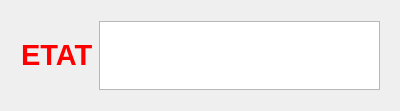
<?xml version="1.0" encoding="UTF-8"?>
<ui version="4.0">
 <class>Dialog</class>
 <widget class="QDialog" name="Dialog">
  <property name="geometry">
   <rect>
    <x>0</x>
    <y>0</y>
    <width>400</width>
    <height>111</height>
   </rect>
  </property>
  <property name="windowTitle">
   <string>Dialog</string>
  </property>
  <widget class="QWidget" name="layoutWidget">
   <property name="geometry">
    <rect>
     <x>10</x>
     <y>10</y>
     <width>381</width>
     <height>91</height>
    </rect>
   </property>
   <layout class="QHBoxLayout" name="horizontalLayout">
    <item>
     <widget class="QLabel" name="temp_label">
      <property name="text">
       <string>&lt;html&gt;&lt;head/&gt;&lt;body&gt;&lt;p&gt;&lt;span style=&quot; font-size:22pt; font-weight:600; color:#ff0000;&quot;&gt;ETAT&lt;/span&gt;&lt;/p&gt;&lt;/body&gt;&lt;/html&gt;</string>
      </property>
     </widget>
    </item>
    <item>
     <widget class="QTextBrowser" name="text"/>
    </item>
   </layout>
  </widget>
 </widget>
 <layoutdefault spacing="6" margin="11"/>
 <resources/>
 <connections/>
</ui>
